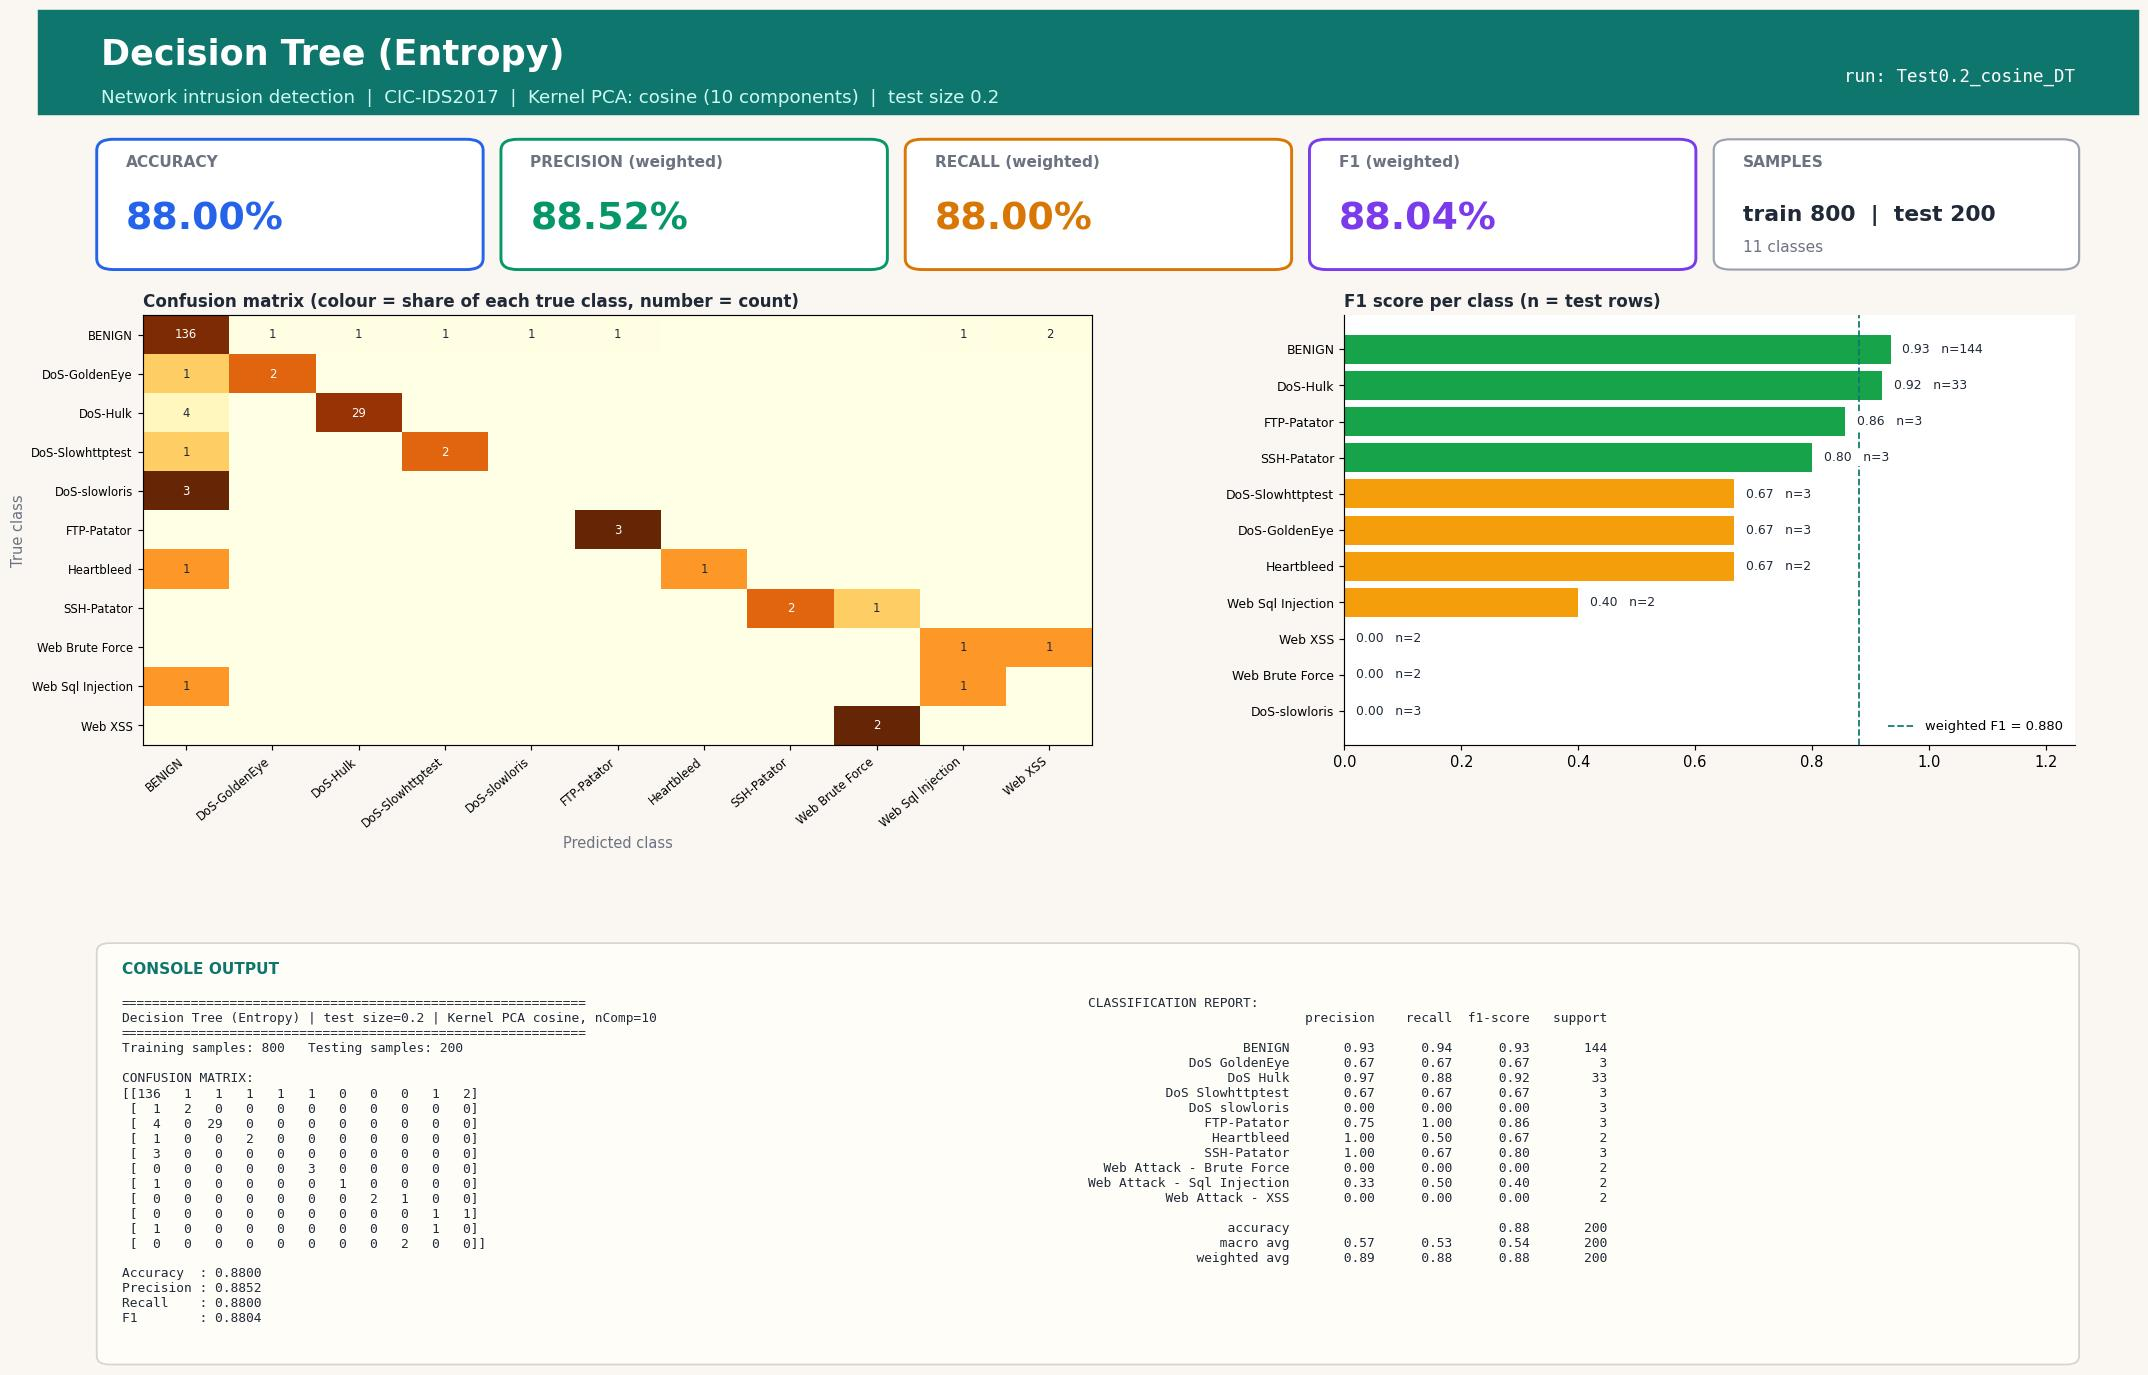

Recreate this plot in Python.
#!/usr/bin/env python3
"""Decision Tree (Entropy) | Test size 0.2 | Kernel PCA kernel=cosine, n_components=10
CIC-IDS2017 (Tue+Wed+Thu-morning) 1000-row stratified sample.
Run in any IDE (Spyder / VS Code / PyCharm / Jupyter): open the file and press Run, no arguments needed.
Saves next to this file: 'Test0.2_cosine_DT.jpg' - one image with the console output (confusion matrix, metrics, classification report) plus charts."""
import json, os
import numpy as np
import matplotlib.pyplot as plt
from sklearn.decomposition import KernelPCA
from sklearn.tree import DecisionTreeClassifier
from sklearn.metrics import (accuracy_score, classification_report, confusion_matrix,
                             f1_score, precision_score, recall_score)
from sklearn.model_selection import train_test_split
from sklearn.preprocessing import StandardScaler

TEST_SIZE, KERNEL, N_COMP, ALG, ALG_NAME = 0.2, "cosine", 10, "DT", "Decision Tree (Entropy)"
try:
    HERE = os.path.dirname(os.path.abspath(__file__))
except NameError:                      # Jupyter / interactive console
    HERE = os.getcwd()
def _find_root():                      # folder that contains data/sample.npz (works from any working directory)
    for p in (HERE, os.path.join(HERE, ".."), os.path.join(HERE, "..", ".."), os.getcwd()):
        if os.path.exists(os.path.join(p, "data", "sample.npz")):
            return os.path.abspath(p)
    raise FileNotFoundError("data/sample.npz not found - run prepare_data.py or keep the repo folder structure")
ROOT = _find_root()
tag = f"Test{TEST_SIZE}_{KERNEL}_{ALG}"

# 1. LOAD cached, cleaned sample (see prepare_data.py)
d = np.load(os.path.join(ROOT, "data", "sample.npz"), allow_pickle=True)
X, y, class_names = d["X"], d["y"], [str(c).replace("�", "-") for c in d["classes"]]

# 2. SPLIT
X_train, X_test, y_train, y_test = train_test_split(
    X, y, test_size=TEST_SIZE, random_state=42, stratify=y)

# 3. SCALE (fit on train only)
scaler = StandardScaler()
X_train = scaler.fit_transform(X_train); X_test = scaler.transform(X_test)

# 4. DIMENSIONALITY REDUCTION: Kernel PCA (fit on train only; gamma = sklearn default 1/n_features)
kpca = KernelPCA(n_components=N_COMP, kernel=KERNEL, random_state=0)
X_train = kpca.fit_transform(X_train); X_test = kpca.transform(X_test)

# 5. CLASSIFIER
classifier = DecisionTreeClassifier(criterion="entropy", random_state=0)
classifier.fit(X_train, y_train)
y_pred = classifier.predict(X_test)

# 6. METRICS
labels = np.arange(len(class_names))
cm = confusion_matrix(y_test, y_pred, labels=labels)
res = dict(test_size=TEST_SIZE, kernel=KERNEL, n_components=N_COMP, algorithm=ALG, model=ALG_NAME,
           n_train=int(len(y_train)), n_test=int(len(y_test)),
           accuracy=accuracy_score(y_test, y_pred),
           precision=precision_score(y_test, y_pred, average="weighted", zero_division=0),
           recall=recall_score(y_test, y_pred, average="weighted", zero_division=0),
           f1=f1_score(y_test, y_pred, average="weighted", zero_division=0))
report = classification_report(y_test, y_pred, labels=labels, target_names=class_names, zero_division=0)
lines = ["=" * 60, f"{ALG_NAME} | test size={TEST_SIZE} | Kernel PCA {KERNEL}, nComp={N_COMP}", "=" * 60,
         f"Training samples: {len(y_train)}   Testing samples: {len(y_test)}", "", "CONFUSION MATRIX:", np.array2string(cm), ""]
for k in ("accuracy", "precision", "recall", "f1"): lines.append(f"{k.capitalize():10s}: {res[k]:.4f}")
lines += ["", "CLASSIFICATION REPORT:", report]
console_output = "\n".join(lines); print(console_output)

# 7. VISUAL OUTPUT: ONE report-style image (banner, KPI cards, charts, console output) - real results only
from matplotlib.patches import FancyBboxPatch, Rectangle
short = [c.replace("Web Attack - ", "Web ").replace("DoS ", "DoS-") for c in class_names]
rep = classification_report(y_test, y_pred, labels=labels, target_names=class_names, zero_division=0, output_dict=True)
cmn = cm / np.maximum(cm.sum(axis=1, keepdims=True), 1)          # row-normalised = per-class recall
INK, MUTED, BG, ACC = "#1f2937", "#6b7280", "#faf7f2", "#0f766e"
fig = plt.figure(figsize=(20, 13.2), dpi=105, facecolor=BG)
fig.add_artist(Rectangle((0, 0.925), 1, 0.075, transform=fig.transFigure, color=ACC, zorder=0))
fig.text(0.03, 0.968, f"{ALG_NAME}", fontsize=24, fontweight="bold", color="white", va="center")
fig.text(0.03, 0.937, f"Network intrusion detection  |  CIC-IDS2017  |  Kernel PCA: {KERNEL} ({N_COMP} components)  |  test size {TEST_SIZE}",
         fontsize=12.5, color="#ccfbf1", va="center")
fig.text(0.97, 0.952, f"run: {tag}", fontsize=12, color="white", ha="right", va="center", family="monospace")

# KPI cards
cards = [("ACCURACY", res["accuracy"], "#2563eb"), ("PRECISION (weighted)", res["precision"], "#059669"),
         ("RECALL (weighted)", res["recall"], "#d97706"), ("F1 (weighted)", res["f1"], "#7c3aed")]
for i, (lab, v, col) in enumerate(cards):
    x0 = 0.03 + i * 0.1925
    fig.add_artist(FancyBboxPatch((x0, 0.815), 0.18, 0.09, boxstyle="round,pad=0.002,rounding_size=0.008", transform=fig.transFigure,
                                  facecolor="white", edgecolor=col, linewidth=2))
    fig.text(x0 + 0.012, 0.887, lab, fontsize=10.5, color=MUTED, fontweight="bold")
    fig.text(x0 + 0.012, 0.842, f"{v * 100:.2f}%", fontsize=26, color=col, fontweight="bold")
fig.add_artist(FancyBboxPatch((0.80, 0.815), 0.17, 0.09, boxstyle="round,pad=0.002,rounding_size=0.008", transform=fig.transFigure,
                              facecolor="white", edgecolor="#9ca3af", linewidth=1.5))
fig.text(0.812, 0.887, "SAMPLES", fontsize=10.5, color=MUTED, fontweight="bold")
fig.text(0.812, 0.848, f"train {res['n_train']}  |  test {res['n_test']}", fontsize=15, color=INK, fontweight="bold")
fig.text(0.812, 0.826, f"{len(class_names)} classes", fontsize=10.5, color=MUTED)

gs = fig.add_gridspec(1, 2, left=0.05, right=0.97, top=0.78, bottom=0.47, wspace=0.30, width_ratios=[1.3, 1])
ax1 = fig.add_subplot(gs[0, 0]); ax2 = fig.add_subplot(gs[0, 1])
for ax in (ax1, ax2): ax.set_facecolor("white")
im = ax1.imshow(cmn, cmap="YlOrBr", vmin=0, vmax=1, aspect="auto")
ax1.set_xticks(labels); ax1.set_yticks(labels); ax1.set_xticklabels(short, rotation=40, ha="right", fontsize=8); ax1.set_yticklabels(short, fontsize=8)
ax1.set_title("Confusion matrix (colour = share of each true class, number = count)", loc="left", fontsize=11.5, color=INK, fontweight="bold")
ax1.set_xlabel("Predicted class", color=MUTED); ax1.set_ylabel("True class", color=MUTED)
for a_ in labels:
    for b_ in labels:
        if cm[a_, b_]: ax1.text(b_, a_, cm[a_, b_], ha="center", va="center", fontsize=8, color="white" if cmn[a_, b_] > 0.6 else INK)
f1s = [rep[c]["f1-score"] for c in class_names]; sup = [int(rep[c]["support"]) for c in class_names]
order = np.argsort(f1s)
cols = ["#dc2626" if f1s[i] < 0.34 else "#f59e0b" if f1s[i] < 0.67 else "#16a34a" for i in order]
ax2.barh(range(len(order)), [f1s[i] for i in order], color=cols)
ax2.set_yticks(range(len(order))); ax2.set_yticklabels([short[i] for i in order], fontsize=8.5); ax2.set_xlim(0, 1.25)
ax2.set_title("F1 score per class (n = test rows)", loc="left", fontsize=11.5, color=INK, fontweight="bold")
for k, i in enumerate(order): ax2.text(f1s[i] + 0.02, k, f"{f1s[i]:.2f}   n={sup[i]}", va="center", fontsize=8.5, color=INK, zorder=5, bbox=dict(facecolor="white", edgecolor="none", pad=1))
for sp in ("top", "right"): ax2.spines[sp].set_visible(False)
ax2.axvline(res["f1"], color=ACC, ls="--", lw=1.2, label=f"weighted F1 = {res['f1']:.3f}"); ax2.legend(loc="lower right", fontsize=9, frameon=False)

# console output panel (same text that is printed to the console)
fig.add_artist(FancyBboxPatch((0.03, 0.025), 0.94, 0.30, boxstyle="round,pad=0.002,rounding_size=0.006", transform=fig.transFigure,
                              facecolor="#fffdf8", edgecolor="#d6d3d1", linewidth=1.2))
fig.text(0.04, 0.305, "CONSOLE OUTPUT", fontsize=10.5, color=ACC, fontweight="bold")
split_at = lines.index("CLASSIFICATION REPORT:")
fig.text(0.04, 0.288, "\n".join(lines[:split_at]), family="monospace", fontsize=8.8, color=INK, va="top")
fig.text(0.50, 0.288, "\n".join(lines[split_at:]), family="monospace", fontsize=8.8, color=INK, va="top")
plt.savefig(os.path.join(HERE, tag + ".jpg"), format="jpg", bbox_inches="tight", facecolor=BG)
if os.environ.get("ACN_NO_SHOW") != "1": plt.show()   # IDEs display the image; run_all.py disables this
plt.close()

os.makedirs(os.path.join(ROOT, "results", "json"), exist_ok=True)
with open(os.path.join(ROOT, "results", "json", tag + ".json"), "w") as f: json.dump(res, f)
